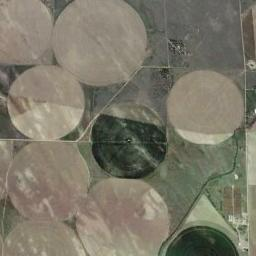
#> input picture Aerial_Landscapes/Agriculture/007.jpg, 256 x 256 px
$ python -i feature_fusion.py   (imports and definitions only)
#> lines starting #> are read from the running program, lines starting #| are printed output that depends on the picture
#> further down, picture is the input picture: shape (256, 256, 3); mean B, G, R 104.6, 120, 123.7
"""
Data Augmentation + RGB Color Histogram Extraction
"""

import numpy as np
import cv2
import random

def augment_image(img):
    """
    Apply random data augmentations to an image: flip, rotate, scale, blur.

    Args:
        img: Input image in BGR format (as read by OpenCV).

    Returns:
        Augmented image.
    """
    # Random horizontal flip
    if random.random() > 0.5:
        img = cv2.flip(img, 1)
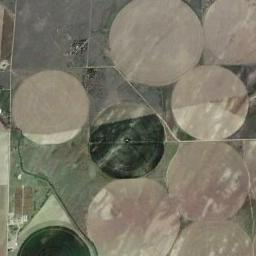
#> img: shape (256, 256, 3); mean of channels 0, 1, 2 104.6, 120, 123.7; drawn as B, G, R

    # Random rotation (0, 90, 180, or 270 degrees)
    angle = random.choice([0, 90, 180, 270])
    if angle != 0:
        center = (img.shape[1] // 2, img.shape[0] // 2)
#> center = (128, 128)
        matrix = cv2.getRotationMatrix2D(center, angle, 1.0)
        img = cv2.warpAffine(img, matrix, (img.shape[1], img.shape[0]))
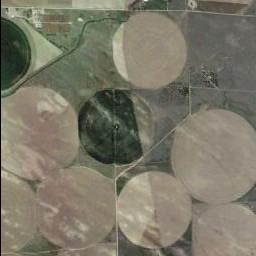
#> img: shape (256, 256, 3); mean of channels 0, 1, 2 104.2, 119.6, 123.3; drawn as B, G, R

    # Random scaling (scale factor between 0.9 and 1.1)
    scale = random.uniform(0.9, 1.1)
    matrix = cv2.getRotationMatrix2D((img.shape[1] // 2, img.shape[0] // 2), 0, scale)
#> matrix = [[0.908, 0, 11.76], [0, 0.908, 11.76]]
    img = cv2.warpAffine(img, matrix, (img.shape[1], img.shape[0]))
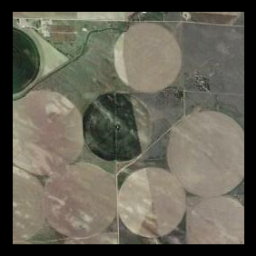
#> img: shape (256, 256, 3); mean of channels 0, 1, 2 85.9, 98.5, 101.6; drawn as B, G, R

    # Random Gaussian blur with kernel size of 1, 3, or 5
    kernel_size = random.choice([1, 3, 5])
    img = cv2.GaussianBlur(img, (kernel_size, kernel_size), 0)

    return img

def extract_rgb_histogram(img_path, bins=(8, 8, 8)):
    """
    Extract a normalized RGB 3D color histogram from an image.

    Args:
        img_path: Path to the input image.
        bins: Number of bins per channel (R, G, B).

    Returns:
        Flattened and normalized histogram vector.
    """
    img = cv2.imread(img_path)
    if img is None:
        return np.zeros((bins[0] * bins[1] * bins[2],), dtype=np.float32)

    img = cv2.resize(img, (128, 128))
    hist = cv2.calcHist([img], [0, 1, 2], None, bins, [0, 256, 0, 256, 0, 256])
    hist = cv2.normalize(hist, hist).flatten()
    return hist

>>> import cv2
>>> picture = cv2.imread('../../Aerial_Landscapes/Agriculture/007.jpg')
>>> result = augment_image(picture)

$ run again, on Aerial_Landscapes/Agriculture/015.jpg
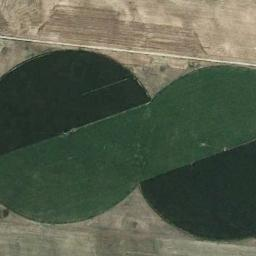
#> input picture Aerial_Landscapes/Agriculture/015.jpg, 256 x 256 px
#> picture is the input picture: shape (256, 256, 3); mean B, G, R 75.2, 93.1, 85.2
#> in augment_image, `img = cv2.flip(img, 1)`:
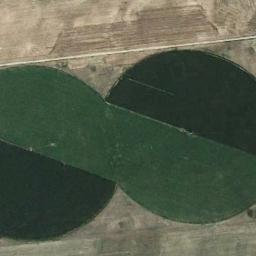
#> img: shape (256, 256, 3); mean of channels 0, 1, 2 75.2, 93.1, 85.2; drawn as B, G, R
#> in augment_image, `img = cv2.warpAffine(img, matrix, (img.shape[1], img.shape[0]))`:
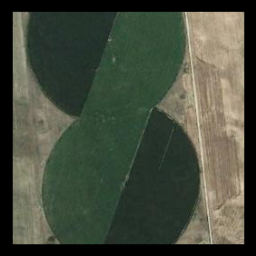
#> img: shape (256, 256, 3); mean of channels 0, 1, 2 61.5, 76.3, 69.6; drawn as B, G, R

$ run again, on Aerial_Landscapes/Agriculture/024.jpg
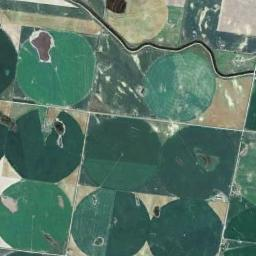
#> input picture Aerial_Landscapes/Agriculture/024.jpg, 256 x 256 px
#> picture is the input picture: shape (256, 256, 3); mean B, G, R 102.5, 117.1, 87.3
#> in augment_image, `img = cv2.warpAffine(img, matrix, (img.shape[1], img.shape[0]))`:
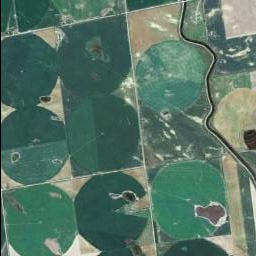
#> img: shape (256, 256, 3); mean of channels 0, 1, 2 102, 116.5, 86.7; drawn as B, G, R
#> in augment_image, `img = cv2.GaussianBlur(img, (kernel_size, kernel_size), 0)`:
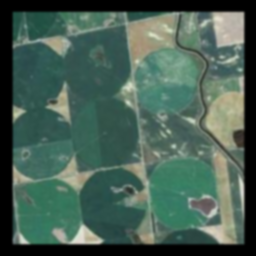
#> img: shape (256, 256, 3); mean of channels 0, 1, 2 84.1, 96, 71.5; drawn as B, G, R

$ run again, on Aerial_Landscapes/Agriculture/036.jpg
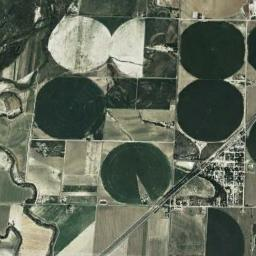
#> input picture Aerial_Landscapes/Agriculture/036.jpg, 256 x 256 px
#> picture is the input picture: shape (256, 256, 3); mean B, G, R 90.5, 106.1, 98.3
#> in augment_image, `img = cv2.warpAffine(img, matrix, (img.shape[1], img.shape[0]))`:
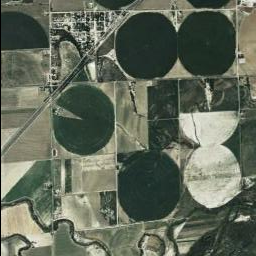
#> img: shape (256, 256, 3); mean of channels 0, 1, 2 90.2, 105.7, 98; drawn as B, G, R
#> in augment_image, `img = cv2.GaussianBlur(img, (kernel_size, kernel_size), 0)`:
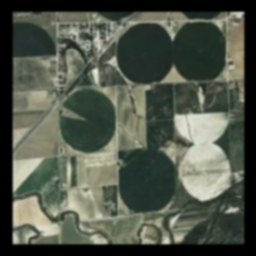
#> img: shape (256, 256, 3); mean of channels 0, 1, 2 74.4, 87.2, 80.8; drawn as B, G, R
